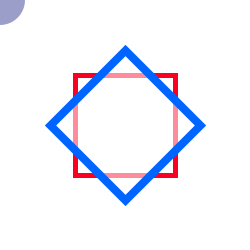
Frame 1 (no input)
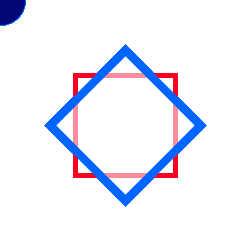
Frame 60 (the mouse pressed at the canvas centre just before this capture)
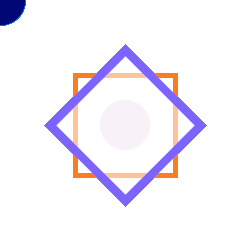
Frame 120 (the mouse held since frame 60 and released just before this capture)

The Processing sketch that drew these frames (run headless with seeded random() and noise(); from frame 60 on, the mouse is pressed at the canvas centre):

// Processing sketch: processing_18609
// ── processing_18609.pde



void setup(){
  background(255);
  size(250,250);
  strokeWeight(2);
  smooth();
  noStroke();
}

void draw(){
  fill(mouseY,8,118,100);
  strokeWeight(0.01);
  ellipse(mouseX, mouseY, 50, 50);
  strokeWeight(5);
 stroke(250,mouseY,35);
 fill(255,180);
rect(75,75,100,100);
strokeWeight(8);
stroke(mouseX,100,255);
fill(255,140);
  quad(125,50,200,125,125,200,50,125);

}
